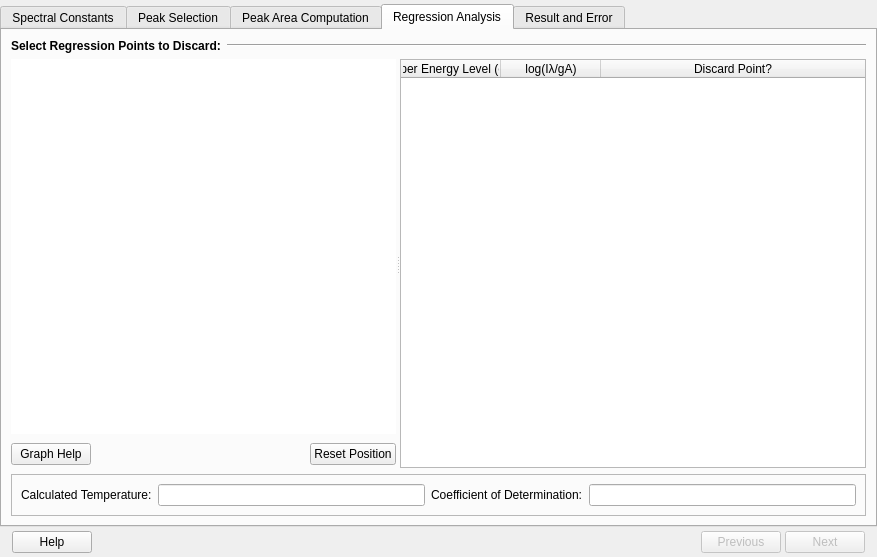
<?xml version="1.0" encoding="UTF-8"?>
<ui version="4.0">
 <class>OESTemperatureCalculator</class>
 <widget class="QFrame" name="OESTemperatureCalculator">
  <property name="geometry">
   <rect>
    <x>0</x>
    <y>0</y>
    <width>877</width>
    <height>557</height>
   </rect>
  </property>
  <property name="windowTitle">
   <string>Optical Emisssion Spectroscopy Temperature Detection</string>
  </property>
  <layout class="QVBoxLayout" name="verticalLayout">
   <property name="spacing">
    <number>4</number>
   </property>
   <property name="leftMargin">
    <number>0</number>
   </property>
   <property name="topMargin">
    <number>4</number>
   </property>
   <property name="rightMargin">
    <number>0</number>
   </property>
   <property name="bottomMargin">
    <number>0</number>
   </property>
   <item>
    <layout class="QHBoxLayout" name="titleContainer">
     <property name="spacing">
      <number>0</number>
     </property>
     <item>
      <widget class="QTabWidget" name="workspaces">
       <property name="enabled">
        <bool>true</bool>
       </property>
       <property name="currentIndex">
        <number>3</number>
       </property>
       <widget class="QWidget" name="spectralDataSpecificationScreen">
        <attribute name="title">
         <string>Spectral Constants</string>
        </attribute>
        <layout class="QVBoxLayout" name="verticalLayout_3">
         <item>
          <layout class="QHBoxLayout" name="horizontalLayout_3">
           <item>
            <widget class="QLabel" name="label_4">
             <property name="font">
              <font>
               <weight>75</weight>
               <bold>true</bold>
              </font>
             </property>
             <property name="text">
              <string>Spectral Constant Data</string>
             </property>
            </widget>
           </item>
           <item>
            <widget class="Line" name="line">
             <property name="sizePolicy">
              <sizepolicy hsizetype="Expanding" vsizetype="Fixed">
               <horstretch>0</horstretch>
               <verstretch>0</verstretch>
              </sizepolicy>
             </property>
             <property name="orientation">
              <enum>Qt::Horizontal</enum>
             </property>
            </widget>
           </item>
          </layout>
         </item>
         <item>
          <widget class="QLabel" name="label_11">
           <property name="text">
            <string>&lt;i&gt;Please enter the data of the peaks in the spectrun which are being considered in the calculation.&lt;/i&gt;</string>
           </property>
           <property name="wordWrap">
            <bool>true</bool>
           </property>
          </widget>
         </item>
         <item>
          <layout class="QHBoxLayout" name="horizontalLayout">
           <item>
            <widget class="QLabel" name="spectrumPeakLabel">
             <property name="text">
              <string>Total peaks currently inserted in spectrum:</string>
             </property>
            </widget>
           </item>
           <item>
            <widget class="QLabel" name="spectrumPeakCountLabel">
             <property name="text">
              <string>0</string>
             </property>
            </widget>
           </item>
           <item>
            <spacer name="horizontalSpacer_3">
             <property name="orientation">
              <enum>Qt::Horizontal</enum>
             </property>
             <property name="sizeHint" stdset="0">
              <size>
               <width>40</width>
               <height>20</height>
              </size>
             </property>
            </spacer>
           </item>
           <item>
            <widget class="QPushButton" name="materialDataImportButton">
             <property name="text">
              <string>Import Data</string>
             </property>
            </widget>
           </item>
           <item>
            <widget class="QPushButton" name="presetSaveButton">
             <property name="enabled">
              <bool>false</bool>
             </property>
             <property name="text">
              <string>Export Data</string>
             </property>
            </widget>
           </item>
          </layout>
         </item>
         <item>
          <layout class="QHBoxLayout" name="horizontalLayout_4">
           <property name="rightMargin">
            <number>0</number>
           </property>
           <property name="bottomMargin">
            <number>0</number>
           </property>
           <item>
            <widget class="QPushButton" name="materialDataRemoveButton">
             <property name="text">
              <string>Remove</string>
             </property>
             <property name="icon">
              <iconset resource="../resources/resource.qrc">
               <normaloff>:/images/list-remove.png</normaloff>:/images/list-remove.png</iconset>
             </property>
             <property name="flat">
              <bool>true</bool>
             </property>
            </widget>
           </item>
           <item>
            <widget class="QPushButton" name="materialDataAddButton">
             <property name="text">
              <string>Add</string>
             </property>
             <property name="icon">
              <iconset resource="../resources/resource.qrc">
               <normaloff>:/images/list-add.png</normaloff>:/images/list-add.png</iconset>
             </property>
             <property name="flat">
              <bool>true</bool>
             </property>
            </widget>
           </item>
           <item>
            <spacer name="horizontalSpacer_5">
             <property name="orientation">
              <enum>Qt::Horizontal</enum>
             </property>
             <property name="sizeHint" stdset="0">
              <size>
               <width>40</width>
               <height>20</height>
              </size>
             </property>
            </spacer>
           </item>
           <item>
            <widget class="QPushButton" name="dataImportHelpButton">
             <property name="text">
              <string>Data Import Help</string>
             </property>
            </widget>
           </item>
          </layout>
         </item>
         <item>
          <widget class="QTableView" name="materialDataTable">
           <property name="selectionMode">
            <enum>QAbstractItemView::SingleSelection</enum>
           </property>
           <attribute name="horizontalHeaderStretchLastSection">
            <bool>true</bool>
           </attribute>
          </widget>
         </item>
        </layout>
       </widget>
       <widget class="QWidget" name="peakSelectionScreen">
        <property name="enabled">
         <bool>true</bool>
        </property>
        <attribute name="title">
         <string>Peak Selection</string>
        </attribute>
        <layout class="QVBoxLayout" name="verticalLayout_7">
         <item>
          <widget class="QLabel" name="label_14">
           <property name="text">
            <string>&lt;i&gt;Please provide a file with spectral readings, and a list of peaks on the spectrum in order of the peaks specified earlier.&lt;/i&gt;</string>
           </property>
          </widget>
         </item>
         <item>
          <layout class="QHBoxLayout" name="graphLoader">
           <item>
            <widget class="QPushButton" name="loadGraphButton">
             <property name="text">
              <string>Load Spectra</string>
             </property>
             <property name="icon">
              <iconset resource="../resources/resource.qrc">
               <normaloff>:/images/document-open.png</normaloff>:/images/document-open.png</iconset>
             </property>
            </widget>
           </item>
           <item>
            <widget class="QLineEdit" name="inputFile">
             <property name="text">
              <string/>
             </property>
            </widget>
           </item>
          </layout>
         </item>
         <item>
          <layout class="QHBoxLayout" name="horizontalLayout_11">
           <item>
            <layout class="QVBoxLayout" name="verticalLayout_2">
             <item>
              <widget class="QCustomPlot" name="plotter" native="true">
               <property name="sizePolicy">
                <sizepolicy hsizetype="Expanding" vsizetype="Expanding">
                 <horstretch>0</horstretch>
                 <verstretch>0</verstretch>
                </sizepolicy>
               </property>
               <property name="autoFillBackground">
                <bool>false</bool>
               </property>
               <property name="styleSheet">
                <string notr="true">background-color: rgb(255, 255, 255)</string>
               </property>
              </widget>
             </item>
             <item>
              <layout class="QHBoxLayout" name="horizontalLayout_2">
               <item>
                <widget class="QPushButton" name="graphHelpButton">
                 <property name="text">
                  <string>Graph Help</string>
                 </property>
                </widget>
               </item>
               <item>
                <spacer name="horizontalSpacer_4">
                 <property name="orientation">
                  <enum>Qt::Horizontal</enum>
                 </property>
                 <property name="sizeHint" stdset="0">
                  <size>
                   <width>40</width>
                   <height>20</height>
                  </size>
                 </property>
                </spacer>
               </item>
               <item>
                <widget class="QPushButton" name="spectralGraphResetPositionButton">
                 <property name="text">
                  <string>Reset Position</string>
                 </property>
                </widget>
               </item>
               <item>
                <widget class="QCheckBox" name="peakLineHideToggle">
                 <property name="text">
                  <string>Show Peak Lines</string>
                 </property>
                 <property name="checked">
                  <bool>true</bool>
                 </property>
                </widget>
               </item>
              </layout>
             </item>
            </layout>
           </item>
           <item>
            <widget class="QTableView" name="rangeList">
             <property name="sizePolicy">
              <sizepolicy hsizetype="Minimum" vsizetype="Minimum">
               <horstretch>0</horstretch>
               <verstretch>0</verstretch>
              </sizepolicy>
             </property>
             <property name="sizeAdjustPolicy">
              <enum>QAbstractScrollArea::AdjustIgnored</enum>
             </property>
             <property name="selectionMode">
              <enum>QAbstractItemView::ExtendedSelection</enum>
             </property>
             <property name="selectionBehavior">
              <enum>QAbstractItemView::SelectItems</enum>
             </property>
             <attribute name="horizontalHeaderStretchLastSection">
              <bool>true</bool>
             </attribute>
             <attribute name="verticalHeaderVisible">
              <bool>false</bool>
             </attribute>
            </widget>
           </item>
          </layout>
         </item>
         <item>
          <layout class="QHBoxLayout" name="peakToolbar">
           <item>
            <widget class="QPushButton" name="insertPeaksWithMouseButton">
             <property name="enabled">
              <bool>true</bool>
             </property>
             <property name="text">
              <string>Insert Peaks With Mouse</string>
             </property>
             <property name="checkable">
              <bool>true</bool>
             </property>
             <property name="checked">
              <bool>false</bool>
             </property>
             <property name="flat">
              <bool>false</bool>
             </property>
            </widget>
           </item>
           <item>
            <spacer name="horizontalSpacer_2">
             <property name="orientation">
              <enum>Qt::Horizontal</enum>
             </property>
             <property name="sizeHint" stdset="0">
              <size>
               <width>40</width>
               <height>20</height>
              </size>
             </property>
            </spacer>
           </item>
           <item>
            <widget class="QPushButton" name="importPeakListButton">
             <property name="text">
              <string>Import Peak Start-End List</string>
             </property>
            </widget>
           </item>
           <item>
            <widget class="QPushButton" name="exportPeakListButton">
             <property name="text">
              <string>Export Peak List</string>
             </property>
            </widget>
           </item>
           <item>
            <widget class="QPushButton" name="addPeakButton">
             <property name="text">
              <string>Add Peak</string>
             </property>
             <property name="icon">
              <iconset resource="../resources/resource.qrc">
               <normaloff>:/images/list-add.png</normaloff>:/images/list-add.png</iconset>
             </property>
             <property name="flat">
              <bool>true</bool>
             </property>
            </widget>
           </item>
           <item>
            <widget class="QPushButton" name="removePeakButton">
             <property name="text">
              <string>Remove Peak</string>
             </property>
             <property name="icon">
              <iconset resource="../resources/resource.qrc">
               <normaloff>:/images/list-remove.png</normaloff>:/images/list-remove.png</iconset>
             </property>
             <property name="flat">
              <bool>true</bool>
             </property>
            </widget>
           </item>
          </layout>
         </item>
        </layout>
       </widget>
       <widget class="QWidget" name="peakAreaComputationScreen">
        <attribute name="title">
         <string>Peak Area Computation</string>
        </attribute>
        <layout class="QVBoxLayout" name="verticalLayout_4">
         <item>
          <widget class="QLabel" name="label">
           <property name="font">
            <font>
             <weight>75</weight>
             <bold>true</bold>
            </font>
           </property>
           <property name="text">
            <string>Obtained Values for Total Peak Areas:</string>
           </property>
          </widget>
         </item>
         <item>
          <widget class="QTableWidget" name="areaComputationTable">
           <attribute name="horizontalHeaderStretchLastSection">
            <bool>true</bool>
           </attribute>
           <attribute name="verticalHeaderStretchLastSection">
            <bool>false</bool>
           </attribute>
           <column>
            <property name="text">
             <string>Peak Start (nm)</string>
            </property>
           </column>
           <column>
            <property name="text">
             <string>Peak End (nm)</string>
            </property>
           </column>
           <column>
            <property name="text">
             <string>Computed Area</string>
            </property>
           </column>
           <column>
            <property name="text">
             <string>Final Area (After Background Subtraction)</string>
            </property>
           </column>
          </widget>
         </item>
        </layout>
       </widget>
       <widget class="QWidget" name="pointRegressionScreen">
        <attribute name="title">
         <string>Regression Analysis</string>
        </attribute>
        <layout class="QVBoxLayout" name="verticalLayout_9">
         <item>
          <layout class="QHBoxLayout" name="title">
           <item>
            <widget class="QLabel" name="label_2">
             <property name="font">
              <font>
               <weight>75</weight>
               <bold>true</bold>
              </font>
             </property>
             <property name="text">
              <string>Select Regression Points to Discard:</string>
             </property>
            </widget>
           </item>
           <item>
            <widget class="Line" name="line_2">
             <property name="sizePolicy">
              <sizepolicy hsizetype="Expanding" vsizetype="Fixed">
               <horstretch>0</horstretch>
               <verstretch>0</verstretch>
              </sizepolicy>
             </property>
             <property name="orientation">
              <enum>Qt::Horizontal</enum>
             </property>
            </widget>
           </item>
          </layout>
         </item>
         <item>
          <widget class="QSplitter" name="pointRegressionScreenSplitter">
           <property name="sizePolicy">
            <sizepolicy hsizetype="Expanding" vsizetype="Expanding">
             <horstretch>0</horstretch>
             <verstretch>0</verstretch>
            </sizepolicy>
           </property>
           <property name="orientation">
            <enum>Qt::Horizontal</enum>
           </property>
           <property name="childrenCollapsible">
            <bool>false</bool>
           </property>
           <widget class="QWidget" name="layoutWidget">
            <layout class="QVBoxLayout" name="verticalLayout_5">
             <item>
              <widget class="QCustomPlot" name="regressionGraph" native="true">
               <property name="sizePolicy">
                <sizepolicy hsizetype="Expanding" vsizetype="Expanding">
                 <horstretch>0</horstretch>
                 <verstretch>0</verstretch>
                </sizepolicy>
               </property>
               <property name="minimumSize">
                <size>
                 <width>50</width>
                 <height>20</height>
                </size>
               </property>
               <property name="autoFillBackground">
                <bool>false</bool>
               </property>
               <property name="styleSheet">
                <string notr="true">background-color: rgb(255, 255, 255)</string>
               </property>
              </widget>
             </item>
             <item>
              <layout class="QHBoxLayout" name="horizontalLayout_13">
               <item>
                <widget class="QPushButton" name="graphHelpButton2">
                 <property name="text">
                  <string>Graph Help</string>
                 </property>
                </widget>
               </item>
               <item>
                <spacer name="horizontalSpacer_6">
                 <property name="orientation">
                  <enum>Qt::Horizontal</enum>
                 </property>
                 <property name="sizeHint" stdset="0">
                  <size>
                   <width>40</width>
                   <height>28</height>
                  </size>
                 </property>
                </spacer>
               </item>
               <item>
                <widget class="QPushButton" name="regressionResetPositionButton">
                 <property name="text">
                  <string>Reset Position</string>
                 </property>
                </widget>
               </item>
              </layout>
             </item>
            </layout>
           </widget>
           <widget class="QTableWidget" name="regressionPointTable">
            <property name="sizePolicy">
             <sizepolicy hsizetype="Minimum" vsizetype="Minimum">
              <horstretch>0</horstretch>
              <verstretch>0</verstretch>
             </sizepolicy>
            </property>
            <property name="sizeAdjustPolicy">
             <enum>QAbstractScrollArea::AdjustIgnored</enum>
            </property>
            <property name="selectionMode">
             <enum>QAbstractItemView::SingleSelection</enum>
            </property>
            <attribute name="horizontalHeaderCascadingSectionResizes">
             <bool>true</bool>
            </attribute>
            <attribute name="horizontalHeaderStretchLastSection">
             <bool>true</bool>
            </attribute>
            <attribute name="verticalHeaderCascadingSectionResizes">
             <bool>false</bool>
            </attribute>
            <column>
             <property name="text">
              <string>Upper Energy Level (eV)</string>
             </property>
            </column>
            <column>
             <property name="text">
              <string>log(Iλ/gA)</string>
             </property>
            </column>
            <column>
             <property name="text">
              <string>Discard Point?</string>
             </property>
            </column>
           </widget>
          </widget>
         </item>
         <item>
          <widget class="QFrame" name="result">
           <property name="frameShape">
            <enum>QFrame::StyledPanel</enum>
           </property>
           <property name="frameShadow">
            <enum>QFrame::Raised</enum>
           </property>
           <layout class="QHBoxLayout" name="horizontalLayout_7">
            <item>
             <widget class="QLabel" name="label_10">
              <property name="text">
               <string>Calculated Temperature:</string>
              </property>
             </widget>
            </item>
            <item>
             <widget class="QLineEdit" name="resultBox">
              <property name="text">
               <string/>
              </property>
              <property name="readOnly">
               <bool>true</bool>
              </property>
             </widget>
            </item>
            <item>
             <widget class="QLabel" name="label_15">
              <property name="text">
               <string>Coefficient of Determination:</string>
              </property>
             </widget>
            </item>
            <item>
             <widget class="QLineEdit" name="determinationCoefficient"/>
            </item>
           </layout>
          </widget>
         </item>
        </layout>
       </widget>
       <widget class="QWidget" name="resultScreen">
        <attribute name="title">
         <string>Result and Error</string>
        </attribute>
        <layout class="QVBoxLayout" name="verticalLayout_8">
         <item>
          <spacer name="verticalSpacer_2">
           <property name="orientation">
            <enum>Qt::Vertical</enum>
           </property>
           <property name="sizeHint" stdset="0">
            <size>
             <width>20</width>
             <height>40</height>
            </size>
           </property>
          </spacer>
         </item>
         <item>
          <layout class="QHBoxLayout" name="horizontalLayout_6">
           <item>
            <spacer name="horizontalSpacer_10">
             <property name="orientation">
              <enum>Qt::Horizontal</enum>
             </property>
             <property name="sizeHint" stdset="0">
              <size>
               <width>37</width>
               <height>58</height>
              </size>
             </property>
            </spacer>
           </item>
           <item>
            <layout class="QVBoxLayout" name="verticalLayout_6">
             <item>
              <widget class="QFrame" name="frame">
               <property name="frameShape">
                <enum>QFrame::StyledPanel</enum>
               </property>
               <property name="frameShadow">
                <enum>QFrame::Raised</enum>
               </property>
               <layout class="QHBoxLayout" name="horizontalLayout_5">
                <item>
                 <widget class="QLabel" name="label_3">
                  <property name="text">
                   <string>Calculated Temperature (K):</string>
                  </property>
                 </widget>
                </item>
                <item>
                 <widget class="QLineEdit" name="resultBox2">
                  <property name="text">
                   <string/>
                  </property>
                  <property name="readOnly">
                   <bool>true</bool>
                  </property>
                 </widget>
                </item>
               </layout>
              </widget>
             </item>
             <item>
              <widget class="QFrame" name="frame_2">
               <property name="frameShape">
                <enum>QFrame::StyledPanel</enum>
               </property>
               <property name="frameShadow">
                <enum>QFrame::Raised</enum>
               </property>
               <layout class="QHBoxLayout" name="horizontalLayout_12">
                <item>
                 <widget class="QLabel" name="label_12">
                  <property name="text">
                   <string>Correlation Coefficient:</string>
                  </property>
                 </widget>
                </item>
                <item>
                 <widget class="QLineEdit" name="correlationCoefficient">
                  <property name="readOnly">
                   <bool>true</bool>
                  </property>
                 </widget>
                </item>
               </layout>
              </widget>
             </item>
             <item>
              <widget class="QFrame" name="frame_3">
               <property name="frameShape">
                <enum>QFrame::StyledPanel</enum>
               </property>
               <property name="frameShadow">
                <enum>QFrame::Raised</enum>
               </property>
               <layout class="QHBoxLayout" name="horizontalLayout_14">
                <item>
                 <widget class="QLabel" name="label_13">
                  <property name="text">
                   <string>Coefficient of Determination (r&lt;sup&gt;2&lt;/sup&gt;):</string>
                  </property>
                 </widget>
                </item>
                <item>
                 <widget class="QLineEdit" name="determinationCoefficient2">
                  <property name="readOnly">
                   <bool>true</bool>
                  </property>
                 </widget>
                </item>
               </layout>
              </widget>
             </item>
            </layout>
           </item>
           <item>
            <spacer name="horizontalSpacer_11">
             <property name="orientation">
              <enum>Qt::Horizontal</enum>
             </property>
             <property name="sizeHint" stdset="0">
              <size>
               <width>40</width>
               <height>20</height>
              </size>
             </property>
            </spacer>
           </item>
          </layout>
         </item>
         <item>
          <spacer name="verticalSpacer">
           <property name="orientation">
            <enum>Qt::Vertical</enum>
           </property>
           <property name="sizeHint" stdset="0">
            <size>
             <width>20</width>
             <height>40</height>
            </size>
           </property>
          </spacer>
         </item>
         <item>
          <layout class="QHBoxLayout" name="horizontalLayout_8">
           <item>
            <widget class="QLabel" name="label_5">
             <property name="font">
              <font>
               <weight>75</weight>
               <bold>true</bold>
              </font>
             </property>
             <property name="text">
              <string>Report Generation</string>
             </property>
            </widget>
           </item>
           <item>
            <widget class="Line" name="line_3">
             <property name="sizePolicy">
              <sizepolicy hsizetype="Expanding" vsizetype="Fixed">
               <horstretch>0</horstretch>
               <verstretch>0</verstretch>
              </sizepolicy>
             </property>
             <property name="orientation">
              <enum>Qt::Horizontal</enum>
             </property>
            </widget>
           </item>
          </layout>
         </item>
         <item>
          <layout class="QHBoxLayout" name="horizontalLayout_10">
           <item>
            <widget class="QPushButton" name="generateReportButton">
             <property name="text">
              <string>Generate Report for Data and Calculations</string>
             </property>
            </widget>
           </item>
           <item>
            <widget class="QLabel" name="label_7">
             <property name="text">
              <string>Format:</string>
             </property>
            </widget>
           </item>
           <item>
            <widget class="QComboBox" name="reportFormatSelect">
             <item>
              <property name="text">
               <string>PDF</string>
              </property>
             </item>
            </widget>
           </item>
           <item>
            <spacer name="horizontalSpacer_8">
             <property name="orientation">
              <enum>Qt::Horizontal</enum>
             </property>
             <property name="sizeHint" stdset="0">
              <size>
               <width>40</width>
               <height>20</height>
              </size>
             </property>
            </spacer>
           </item>
          </layout>
         </item>
         <item>
          <widget class="QLabel" name="label_6">
           <property name="text">
            <string>Figures and Diagrams will be exported separately in a folder called &quot;Report_Files&quot; if the HTML option is selected.</string>
           </property>
           <property name="wordWrap">
            <bool>true</bool>
           </property>
          </widget>
         </item>
         <item>
          <layout class="QHBoxLayout" name="horizontalLayout_9">
           <item>
            <widget class="QLabel" name="label_8">
             <property name="font">
              <font>
               <weight>75</weight>
               <bold>true</bold>
              </font>
             </property>
             <property name="text">
              <string>Diagram Export</string>
             </property>
            </widget>
           </item>
           <item>
            <widget class="Line" name="line_4">
             <property name="sizePolicy">
              <sizepolicy hsizetype="Expanding" vsizetype="Fixed">
               <horstretch>0</horstretch>
               <verstretch>0</verstretch>
              </sizepolicy>
             </property>
             <property name="orientation">
              <enum>Qt::Horizontal</enum>
             </property>
            </widget>
           </item>
          </layout>
         </item>
         <item>
          <widget class="QPushButton" name="diagramExportButton">
           <property name="text">
            <string>Export All Diagrams Only</string>
           </property>
          </widget>
         </item>
         <item>
          <widget class="QLabel" name="label_9">
           <property name="text">
            <string>All graphs available in this interface will be exported into a specified folder.</string>
           </property>
          </widget>
         </item>
         <item>
          <spacer name="verticalSpacer_3">
           <property name="orientation">
            <enum>Qt::Vertical</enum>
           </property>
           <property name="sizeHint" stdset="0">
            <size>
             <width>20</width>
             <height>40</height>
            </size>
           </property>
          </spacer>
         </item>
        </layout>
       </widget>
      </widget>
     </item>
    </layout>
   </item>
   <item>
    <layout class="QHBoxLayout" name="buttonTray">
     <property name="leftMargin">
      <number>12</number>
     </property>
     <property name="topMargin">
      <number>0</number>
     </property>
     <property name="rightMargin">
      <number>12</number>
     </property>
     <property name="bottomMargin">
      <number>4</number>
     </property>
     <item>
      <widget class="QPushButton" name="helpButton">
       <property name="text">
        <string>Help</string>
       </property>
       <property name="autoDefault">
        <bool>false</bool>
       </property>
       <property name="default">
        <bool>false</bool>
       </property>
       <property name="flat">
        <bool>false</bool>
       </property>
      </widget>
     </item>
     <item>
      <spacer name="horizontalSpacer">
       <property name="orientation">
        <enum>Qt::Horizontal</enum>
       </property>
       <property name="sizeHint" stdset="0">
        <size>
         <width>634</width>
         <height>20</height>
        </size>
       </property>
      </spacer>
     </item>
     <item>
      <widget class="QPushButton" name="previousTabButton">
       <property name="enabled">
        <bool>false</bool>
       </property>
       <property name="text">
        <string>Previous</string>
       </property>
      </widget>
     </item>
     <item>
      <widget class="QPushButton" name="nextTabButton">
       <property name="enabled">
        <bool>false</bool>
       </property>
       <property name="text">
        <string>Next</string>
       </property>
      </widget>
     </item>
    </layout>
   </item>
  </layout>
 </widget>
 <customwidgets>
  <customwidget>
   <class>QCustomPlot</class>
   <extends>QWidget</extends>
   <header>qcustomplot.h</header>
   <container>1</container>
  </customwidget>
 </customwidgets>
 <resources>
  <include location="../resources/resource.qrc"/>
 </resources>
 <connections/>
</ui>
